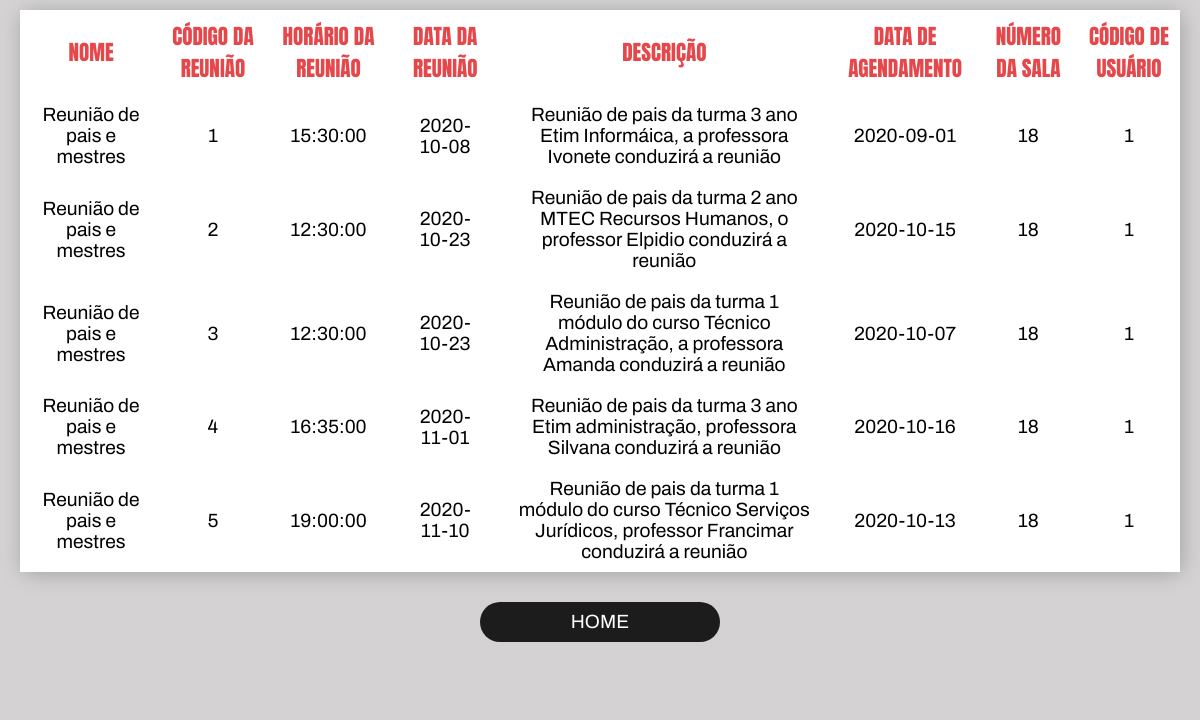
Page /rotinas/reunioes/PesqReuniao.php on the committed database.
### tables this page shows
CREATE TABLE `reunioes` (
  `cod_reuniao` int(11) NOT NULL,
  `horario_reuniao` time NOT NULL,
  `data_reuniao` date NOT NULL,
  `descricao` varchar(250) NOT NULL,
  `nome` varchar(50) NOT NULL,
  `data_agendamento` date NOT NULL,
  `num_sala` int(11) NOT NULL,
  `cod_usuario` int(11) NOT NULL
);

### rotinas/reunioes/PesqReuniao.php (the view, shortened to what this page needs)
	<!DOCTYPE html>
<html lang="pt-br">
	<head>
		<link rel="stylesheet" href="../css/pesquisas.css">
		<link rel="stylesheet" href="https://maxcdn.bootstrapcdn.com/font-awesome/4.5.0/css/font-awesome.min.css">
		<link rel = "stylesheet" href = "https://use.fontawesome.com/releases/v5.5.0/css/all.css">
	</head>
	<body>
		<?php
			include 'config.php';
			include 'mysqlexecuta.php';
			$con = conectar();
			$cod_reuniao = $_POST["cod_reuniao"];
			$sql = "SELECT * FROM reunioes where cod_reuniao like '$cod_reuniao%' order by cod_reuniao";
			$res = mysqlexecuta($con,$sql);
			$quant = (mysql_num_rows($res));
			if ($quant==0){
				echo "Reunião não cadastrada";
			}
			else{
		?>
		<div class="cont-pesq">
			<table>
				<tr id="titulo">
					<th>Nome</th>
					<th>Código da reunião</th>
					<th>Horário da reunião</th>
					<th>Data da reunião</th>
					<th>Descrição</th>
					<th>Data de agendamento</th>
					<th>Número da sala</th>
					<th>Código de usuário</th>
				</tr>
		<?php
			while ($row = mysql_fetch_array($res))
			{
		?>
					<tr>
						<td><?php echo utf8_encode($row['nome']);?></td>
						<td><?php echo $row['cod_reuniao'];?></td>
						<td><?php echo $row['horario_reuniao'];?></td>
						<td><?php echo $row['data_reuniao'];?></td>
						<td><?php echo utf8_encode($row['descricao']);?></td>
						<td><?php echo $row['data_agendamento'];?></td>
						<td><?php echo $row['num_sala'];?></td>
						<td><?php echo $row['cod_usuario'];?></td>
					</tr>
		<?php
			}
		}
		?>
			</table>
			<a href="#">home </a>
		</div>
	</body>
</html>

### rotinas/css/pesquisas.css (style rules this page uses)
* { margin: 0; padding: 0; box-sizing: border-box; font-family: 'Archivo', sans-serif; color:#000; border:none; font-size:100%; }
a { text-decoration: none; font-size: .8rem; }
body { background-color: #d4d2d2; }
.cont-pesq { background-color: #d4d2d2; display: flex; flex-direction: column; align-content: center; justify-content: center; }
table, th, td { border-collapse: collapse; }
table { width:auto; text-align: center; margin-left:20px; margin-right:20px; font-size:1.2em; margin-top:10px; margin-bottom:10px; border-radius: 10px; box-shadow: 2px 2px 20px #a3a3a3; }
tr { text-align: center; height: 35px; background: #fff; color:#1c1c1c; }
td { padding:10px 20px 10px 20px ; }
th { font-family: 'Anton', serif; text-transform: uppercase; color:#e5474b; font-weight: 200; font-size:1.1em; padding:10px; }
.cont-pesq a { align-self: center; width:20%; margin:20px 0px 50px 0px; height: 40px; background-color: #1c1c1c; color: #fff; text-transform: uppercase; border: 3px solid transparent; border-radius: 30px; transition: 0.4s; text-align:center; font-size:1.2em; padding:6px 0px 0px 0px; }

### rows in the picture
reunioes: nome "Reunião de pais e mestres", cod_reuniao "1", horario_reuniao "15:30:00", data_reuniao "2020-10-08", descricao "Reunião de pais da turma 3 ano Etim Informáica, a professora Ivonete conduzirá a reunião", data_agendamento "2020-09-01", num_sala "18", cod_usuario "1"
reunioes: nome "Reunião de pais e mestres", cod_reuniao "2", horario_reuniao "12:30:00", data_reuniao "2020-10-23", descricao "Reunião de pais da turma 2 ano MTEC Recursos Humanos, o professor Elpidio conduzirá a reunião", data_agendamento "2020-10-15", num_sala "18", cod_usuario "1"
reunioes: nome "Reunião de pais e mestres", cod_reuniao "3", horario_reuniao "12:30:00", data_reuniao "2020-10-23", descricao "Reunião de pais da turma 1 módulo do curso Técnico Administração, a professora Amanda conduzirá a reunião", data_agendamento "2020-10-07", num_sala "18", cod_usuario "1"
reunioes: nome "Reunião de pais e mestres", cod_reuniao "4", horario_reuniao "16:35:00", data_reuniao "2020-11-01", descricao "Reunião de pais da turma 3 ano Etim administração, professora Silvana conduzirá a reunião", data_agendamento "2020-10-16", num_sala "18", cod_usuario "1"
reunioes: nome "Reunião de pais e mestres", cod_reuniao "5", horario_reuniao "19:00:00", data_reuniao "2020-11-10", descricao "Reunião de pais da turma 1 módulo do curso Técnico Serviços Jurídicos, professor Francimar conduzirá a reunião", data_agendamento "2020-10-13", num_sala "18", cod_usuario "1"
